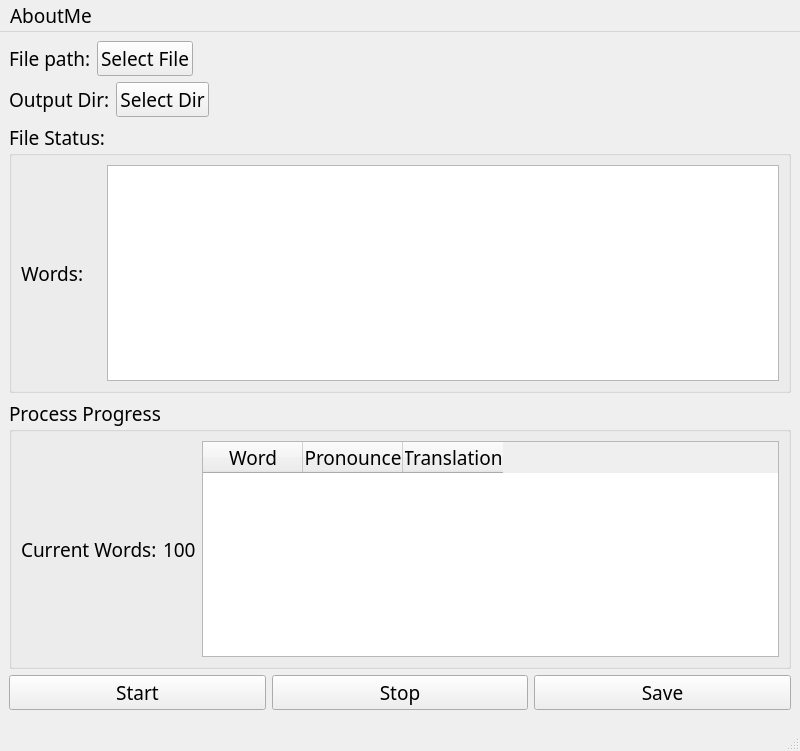
<?xml version="1.0" encoding="UTF-8"?>
<ui version="4.0">
 <class>MainWindow</class>
 <widget class="QMainWindow" name="MainWindow">
  <property name="geometry">
   <rect>
    <x>0</x>
    <y>0</y>
    <width>800</width>
    <height>751</height>
   </rect>
  </property>
  <property name="font">
   <font>
    <family>微软雅黑 Light</family>
    <pointsize>14</pointsize>
   </font>
  </property>
  <property name="windowTitle">
   <string>MainWindow</string>
  </property>
  <widget class="QWidget" name="centralwidget">
   <layout class="QVBoxLayout" name="verticalLayout">
    <item>
     <layout class="QHBoxLayout" name="horizontalLayout">
      <item>
       <widget class="QLabel" name="label">
        <property name="text">
         <string>File path:</string>
        </property>
       </widget>
      </item>
      <item>
       <widget class="QPushButton" name="pushButton">
        <property name="text">
         <string>Select File</string>
        </property>
       </widget>
      </item>
      <item>
       <widget class="QLabel" name="label_3">
        <property name="text">
         <string/>
        </property>
       </widget>
      </item>
      <item>
       <spacer name="horizontalSpacer">
        <property name="orientation">
         <enum>Qt::Horizontal</enum>
        </property>
        <property name="sizeHint" stdset="0">
         <size>
          <width>40</width>
          <height>20</height>
         </size>
        </property>
       </spacer>
      </item>
     </layout>
    </item>
    <item>
     <layout class="QHBoxLayout" name="horizontalLayout_2">
      <item>
       <widget class="QLabel" name="label_2">
        <property name="text">
         <string>Output Dir:</string>
        </property>
       </widget>
      </item>
      <item>
       <widget class="QPushButton" name="pushButton_2">
        <property name="text">
         <string>Select Dir</string>
        </property>
       </widget>
      </item>
      <item>
       <widget class="QLabel" name="label_4">
        <property name="text">
         <string/>
        </property>
       </widget>
      </item>
      <item>
       <spacer name="horizontalSpacer_2">
        <property name="orientation">
         <enum>Qt::Horizontal</enum>
        </property>
        <property name="sizeHint" stdset="0">
         <size>
          <width>40</width>
          <height>20</height>
         </size>
        </property>
       </spacer>
      </item>
     </layout>
    </item>
    <item>
     <widget class="QGroupBox" name="groupBox">
      <property name="title">
       <string>File Status:</string>
      </property>
      <layout class="QHBoxLayout" name="horizontalLayout_4">
       <item>
        <widget class="QLabel" name="label_5">
         <property name="text">
          <string>Words:</string>
         </property>
        </widget>
       </item>
       <item>
        <widget class="QLabel" name="label_6">
         <property name="text">
          <string/>
         </property>
        </widget>
       </item>
       <item>
        <widget class="QListWidget" name="listWidget"/>
       </item>
      </layout>
     </widget>
    </item>
    <item>
     <widget class="QGroupBox" name="groupBox_2">
      <property name="title">
       <string>Process Progress</string>
      </property>
      <layout class="QHBoxLayout" name="horizontalLayout_5">
       <item>
        <widget class="QLabel" name="label_7">
         <property name="text">
          <string>Current Words:</string>
         </property>
        </widget>
       </item>
       <item>
        <widget class="QLabel" name="label_8">
         <property name="text">
          <string>100</string>
         </property>
        </widget>
       </item>
       <item>
        <widget class="QTableWidget" name="tableWidget_2">
         <property name="font">
          <font>
           <family>微软雅黑 Light</family>
           <pointsize>14</pointsize>
          </font>
         </property>
         <column>
          <property name="text">
           <string>Word</string>
          </property>
         </column>
         <column>
          <property name="text">
           <string>Pronounce</string>
          </property>
         </column>
         <column>
          <property name="text">
           <string>Translation</string>
          </property>
         </column>
        </widget>
       </item>
      </layout>
     </widget>
    </item>
    <item>
     <layout class="QHBoxLayout" name="horizontalLayout_3">
      <item>
       <widget class="QPushButton" name="pushButton_3">
        <property name="text">
         <string>Start</string>
        </property>
       </widget>
      </item>
      <item>
       <widget class="QPushButton" name="pushButton_4">
        <property name="text">
         <string>Stop</string>
        </property>
       </widget>
      </item>
      <item>
       <widget class="QPushButton" name="pushButton_5">
        <property name="text">
         <string>Save</string>
        </property>
       </widget>
      </item>
     </layout>
    </item>
   </layout>
  </widget>
  <widget class="QMenuBar" name="menubar">
   <property name="geometry">
    <rect>
     <x>0</x>
     <y>0</y>
     <width>800</width>
     <height>31</height>
    </rect>
   </property>
   <widget class="QMenu" name="menuAboutMe">
    <property name="title">
     <string>AboutMe</string>
    </property>
    <addaction name="actionAbout_mengboTranslator"/>
    <addaction name="separator"/>
    <addaction name="actionExit"/>
   </widget>
   <addaction name="menuAboutMe"/>
  </widget>
  <widget class="QStatusBar" name="statusbar"/>
  <action name="actionAbout_mengboTranslator">
   <property name="text">
    <string>About mengboTranslator</string>
   </property>
   <property name="font">
    <font>
     <family>微软雅黑 Light</family>
     <pointsize>10</pointsize>
    </font>
   </property>
   <property name="shortcut">
    <string>Ctrl+A</string>
   </property>
  </action>
  <action name="actionExit">
   <property name="text">
    <string>Exit</string>
   </property>
   <property name="font">
    <font>
     <family>微软雅黑 Light</family>
     <pointsize>10</pointsize>
    </font>
   </property>
   <property name="shortcut">
    <string>Ctrl+Q</string>
   </property>
  </action>
 </widget>
 <resources/>
 <connections/>
</ui>
